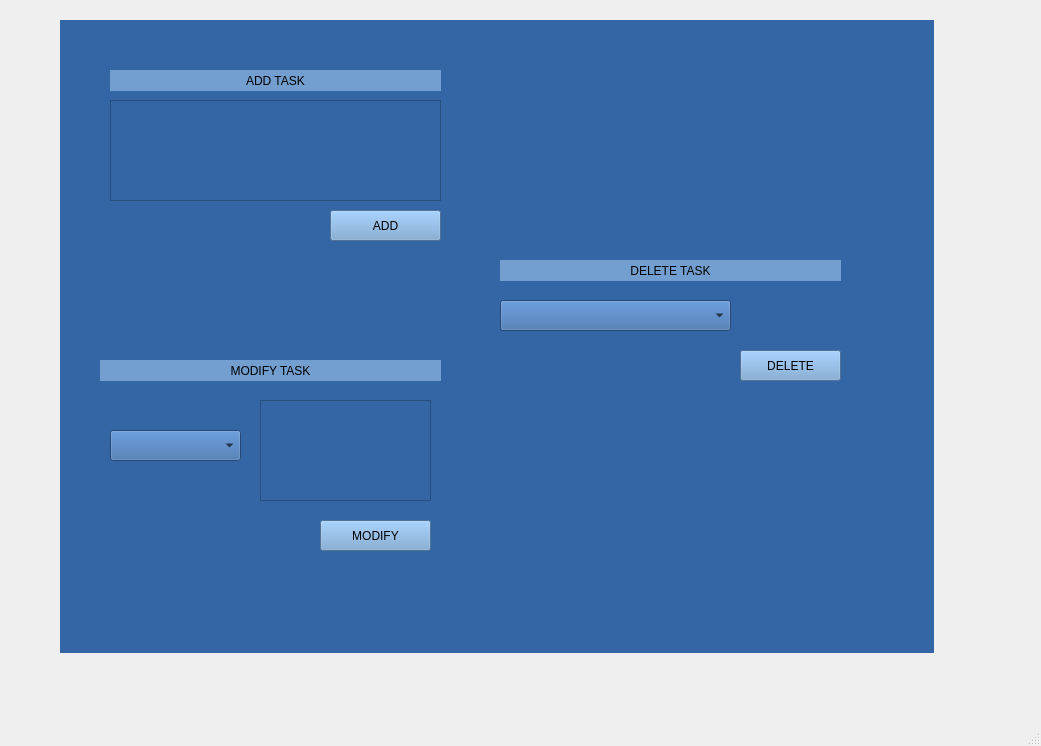
<?xml version="1.0" encoding="UTF-8"?>
<ui version="4.0">
 <class>MainWindow</class>
 <widget class="QMainWindow" name="MainWindow">
  <property name="geometry">
   <rect>
    <x>0</x>
    <y>0</y>
    <width>1041</width>
    <height>746</height>
   </rect>
  </property>
  <property name="windowTitle">
   <string>MainWindow</string>
  </property>
  <widget class="QWidget" name="centralwidget">
   <widget class="QStackedWidget" name="stackedWidget">
    <property name="geometry">
     <rect>
      <x>60</x>
      <y>20</y>
      <width>874</width>
      <height>633</height>
     </rect>
    </property>
    <property name="windowTitle">
     <string>MainWindow</string>
    </property>
    <property name="styleSheet">
     <string notr="true">background-color: rgb(52, 101, 164);</string>
    </property>
    <property name="currentIndex">
     <number>3</number>
    </property>
    <widget class="QWidget" name="page_1">
     <property name="windowTitle">
      <string>MainWindow</string>
     </property>
     <property name="styleSheet">
      <string notr="true">background-color: rgb(52, 101, 164);</string>
     </property>
     <widget class="QWidget" name="layoutWidget">
      <property name="geometry">
       <rect>
        <x>50</x>
        <y>0</y>
        <width>701</width>
        <height>551</height>
       </rect>
      </property>
      <layout class="QVBoxLayout" name="verticalLayout">
       <item>
        <widget class="QListWidget" name="listWidget">
         <property name="styleSheet">
          <string notr="true">background-color: rgb(114, 159, 207);</string>
         </property>
        </widget>
       </item>
       <item>
        <widget class="QPushButton" name="pushButton">
         <property name="text">
          <string>New Task</string>
         </property>
        </widget>
       </item>
      </layout>
     </widget>
     <widget class="QMenuBar" name="menubar">
      <property name="geometry">
       <rect>
        <x>0</x>
        <y>0</y>
        <width>800</width>
        <height>22</height>
       </rect>
      </property>
     </widget>
     <widget class="QStatusBar" name="statusbar">
      <property name="geometry">
       <rect>
        <x>0</x>
        <y>0</y>
        <width>3</width>
        <height>20</height>
       </rect>
      </property>
     </widget>
    </widget>
    <widget class="QWidget" name="page_2">
     <property name="styleSheet">
      <string notr="true">background-color: rgb(52, 101, 164);</string>
     </property>
     <layout class="QVBoxLayout" name="verticalLayout_2">
      <item>
       <layout class="QVBoxLayout" name="verticalLayout">
        <item>
         <widget class="QLabel" name="label">
          <property name="styleSheet">
           <string notr="true">background-color: rgb(114, 159, 207);</string>
          </property>
          <property name="text">
           <string>Name</string>
          </property>
         </widget>
        </item>
        <item>
         <widget class="QTextEdit" name="textEdit">
          <property name="styleSheet">
           <string notr="true">background-color: rgb(114, 159, 207);</string>
          </property>
         </widget>
        </item>
        <item>
         <widget class="QDateTimeEdit" name="dateTimeEdit">
          <property name="styleSheet">
           <string notr="true">background-color: rgb(114, 159, 207);</string>
          </property>
         </widget>
        </item>
        <item>
         <layout class="QHBoxLayout" name="horizontalLayout">
          <item>
           <widget class="QComboBox" name="comboBox"/>
          </item>
          <item>
           <widget class="QCheckBox" name="checkBox">
            <property name="styleSheet">
             <string notr="true">background-color: rgb(114, 159, 207);</string>
            </property>
            <property name="text">
             <string>Repeat</string>
            </property>
           </widget>
          </item>
         </layout>
        </item>
        <item>
         <widget class="QPushButton" name="pushButton">
          <property name="text">
           <string>Set</string>
          </property>
         </widget>
        </item>
       </layout>
      </item>
     </layout>
    </widget>
    <widget class="QWidget" name="page_3">
     <property name="windowTitle">
      <string>MainWindow</string>
     </property>
     <property name="styleSheet">
      <string notr="true">background-color: rgb(52, 101, 164);</string>
     </property>
     <widget class="QLabel" name="label">
      <property name="geometry">
       <rect>
        <x>40</x>
        <y>10</y>
        <width>171</width>
        <height>41</height>
       </rect>
      </property>
      <property name="styleSheet">
       <string notr="true">background-color: rgb(114 ,159, 207);
font: 14pt &quot;MS Shell Dlg 2&quot;;
</string>
      </property>
      <property name="text">
       <string>Name of the task</string>
      </property>
      <property name="alignment">
       <set>Qt::AlignCenter</set>
      </property>
     </widget>
     <widget class="QListWidget" name="listWidget">
      <property name="geometry">
       <rect>
        <x>40</x>
        <y>80</y>
        <width>256</width>
        <height>192</height>
       </rect>
      </property>
      <property name="styleSheet">
       <string notr="true">background-color: rgb(114 ,159, 207);
font: 14pt &quot;MS Shell Dlg 2&quot;;
</string>
      </property>
     </widget>
     <widget class="QWidget" name="layoutWidget">
      <property name="geometry">
       <rect>
        <x>100</x>
        <y>310</y>
        <width>129</width>
        <height>181</height>
       </rect>
      </property>
      <layout class="QVBoxLayout" name="verticalLayout_2">
       <item>
        <layout class="QVBoxLayout" name="verticalLayout">
         <item>
          <widget class="QPushButton" name="pushButton_2">
           <property name="styleSheet">
            <string notr="true">background-color: rgb(114 ,159, 207);
font: 14pt &quot;MS Shell Dlg 2&quot;;
</string>
           </property>
           <property name="text">
            <string>PushButton</string>
           </property>
          </widget>
         </item>
         <item>
          <widget class="QPushButton" name="pushButton_4">
           <property name="styleSheet">
            <string notr="true">background-color: rgb(114 ,159, 207);
font: 14pt &quot;MS Shell Dlg 2&quot;;
</string>
           </property>
           <property name="text">
            <string>PushButton</string>
           </property>
          </widget>
         </item>
         <item>
          <widget class="QPushButton" name="pushButton_5">
           <property name="styleSheet">
            <string notr="true">background-color: rgb(114 ,159, 207);
font: 14pt &quot;MS Shell Dlg 2&quot;;
</string>
           </property>
           <property name="text">
            <string>PushButton</string>
           </property>
          </widget>
         </item>
        </layout>
       </item>
       <item>
        <widget class="QRadioButton" name="radioButton">
         <property name="styleSheet">
          <string notr="true">background-color: rgb(114 ,159, 207);
font: 14pt &quot;MS Shell Dlg 2&quot;;
</string>
         </property>
         <property name="text">
          <string>Enabled</string>
         </property>
        </widget>
       </item>
      </layout>
     </widget>
     <widget class="QMenuBar" name="menubar">
      <property name="geometry">
       <rect>
        <x>0</x>
        <y>0</y>
        <width>874</width>
        <height>21</height>
       </rect>
      </property>
     </widget>
     <widget class="QStatusBar" name="statusbar">
      <property name="geometry">
       <rect>
        <x>0</x>
        <y>0</y>
        <width>3</width>
        <height>20</height>
       </rect>
      </property>
     </widget>
    </widget>
    <widget class="QWidget" name="page_4">
     <property name="windowTitle">
      <string>MainWindow</string>
     </property>
     <property name="styleSheet">
      <string notr="true">background-color: rgb(52, 101, 164);</string>
     </property>
     <widget class="QLabel" name="label">
      <property name="geometry">
       <rect>
        <x>50</x>
        <y>50</y>
        <width>331</width>
        <height>21</height>
       </rect>
      </property>
      <property name="styleSheet">
       <string notr="true">background-color: rgb(114 ,159, 207);
font: 14pt &quot;MS Shell Dlg 2&quot;;
</string>
      </property>
      <property name="text">
       <string>ADD TASK</string>
      </property>
      <property name="alignment">
       <set>Qt::AlignCenter</set>
      </property>
     </widget>
     <widget class="QTextEdit" name="textEdit">
      <property name="geometry">
       <rect>
        <x>50</x>
        <y>80</y>
        <width>331</width>
        <height>101</height>
       </rect>
      </property>
     </widget>
     <widget class="QPushButton" name="pushButton">
      <property name="geometry">
       <rect>
        <x>270</x>
        <y>190</y>
        <width>111</width>
        <height>31</height>
       </rect>
      </property>
      <property name="styleSheet">
       <string notr="true">background-color: rgb(114 ,159, 207);
font: 14pt &quot;MS Shell Dlg 2&quot;;
</string>
      </property>
      <property name="text">
       <string>ADD</string>
      </property>
     </widget>
     <widget class="QLabel" name="label_2">
      <property name="geometry">
       <rect>
        <x>40</x>
        <y>340</y>
        <width>341</width>
        <height>21</height>
       </rect>
      </property>
      <property name="styleSheet">
       <string notr="true">background-color: rgb(114 ,159, 207);
font: 14pt &quot;MS Shell Dlg 2&quot;;
</string>
      </property>
      <property name="text">
       <string>MODIFY TASK</string>
      </property>
      <property name="alignment">
       <set>Qt::AlignCenter</set>
      </property>
     </widget>
     <widget class="QPushButton" name="pushButton_2">
      <property name="geometry">
       <rect>
        <x>260</x>
        <y>500</y>
        <width>111</width>
        <height>31</height>
       </rect>
      </property>
      <property name="styleSheet">
       <string notr="true">background-color: rgb(114 ,159, 207);
font: 14pt &quot;MS Shell Dlg 2&quot;;
</string>
      </property>
      <property name="text">
       <string>MODIFY</string>
      </property>
     </widget>
     <widget class="QTextEdit" name="textEdit_2">
      <property name="geometry">
       <rect>
        <x>200</x>
        <y>380</y>
        <width>171</width>
        <height>101</height>
       </rect>
      </property>
     </widget>
     <widget class="QComboBox" name="comboBox">
      <property name="geometry">
       <rect>
        <x>50</x>
        <y>410</y>
        <width>131</width>
        <height>31</height>
       </rect>
      </property>
     </widget>
     <widget class="QLabel" name="label_3">
      <property name="geometry">
       <rect>
        <x>440</x>
        <y>240</y>
        <width>341</width>
        <height>21</height>
       </rect>
      </property>
      <property name="styleSheet">
       <string notr="true">background-color: rgb(114 ,159, 207);
font: 14pt &quot;MS Shell Dlg 2&quot;;
</string>
      </property>
      <property name="text">
       <string>DELETE TASK</string>
      </property>
      <property name="alignment">
       <set>Qt::AlignCenter</set>
      </property>
     </widget>
     <widget class="QPushButton" name="pushButton_3">
      <property name="geometry">
       <rect>
        <x>680</x>
        <y>330</y>
        <width>101</width>
        <height>31</height>
       </rect>
      </property>
      <property name="styleSheet">
       <string notr="true">background-color: rgb(114 ,159, 207);
	font: 14pt &quot;MS Shell Dlg 2&quot;;
	</string>
      </property>
      <property name="text">
       <string>DELETE</string>
      </property>
     </widget>
     <widget class="QComboBox" name="comboBox_2">
      <property name="geometry">
       <rect>
        <x>440</x>
        <y>280</y>
        <width>231</width>
        <height>31</height>
       </rect>
      </property>
     </widget>
     <widget class="QMenuBar" name="menubar">
      <property name="geometry">
       <rect>
        <x>0</x>
        <y>0</y>
        <width>874</width>
        <height>21</height>
       </rect>
      </property>
     </widget>
     <widget class="QStatusBar" name="statusbar">
      <property name="geometry">
       <rect>
        <x>0</x>
        <y>0</y>
        <width>3</width>
        <height>20</height>
       </rect>
      </property>
     </widget>
    </widget>
   </widget>
  </widget>
  <widget class="QMenuBar" name="menubar">
   <property name="geometry">
    <rect>
     <x>0</x>
     <y>0</y>
     <width>1041</width>
     <height>21</height>
    </rect>
   </property>
  </widget>
  <widget class="QStatusBar" name="statusbar"/>
 </widget>
 <resources/>
 <connections/>
</ui>
